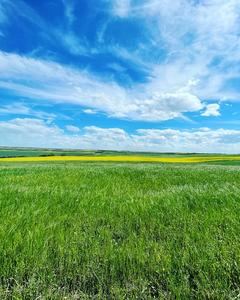
#> input picture plains.jpg, 240 x 300 px
$ jupyter execute --allow-errors 'dip ex3.1.ipynb'
#> lines starting #> are read from the running program, lines starting #| are printed output that depends on the picture
[cell 1]
# i) Convert BGR and RGB to HSV and GRAY

import cv2
color_image = cv2.imread('plains.jpg')
#> color_image is the input picture: shape (300, 240, 3); mean B, G, R 140.4, 157.3, 103.3
cv2.imshow('Original image', color_image)
hsv_image = cv2.cvtColor(color_image, cv2.COLOR_BGR2HSV)
#> hsv_image: shape (300, 240, 3); mean H, S, V 74.2, 148.7, 181.7
cv2.imshow('BGR2HSV' ,hsv_image )
gray_image1 = cv2.cvtColor (color_image, cv2.COLOR_RGB2GRAY)
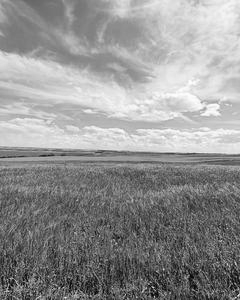
#> gray_image1: shape (300, 240); min 3, max 253, mean 146.1
cv2.imshow('RGB2GRAY', gray_image1)
cv2.waitKey(0)
cv2. destroyAllWindows()

[cell 2]
# ii)Convert HSV to RGB and BGR:

import cv2
color_image = cv2.imread('plains.jpg')
cv2.imshow('Original image', color_image)
hsv_image = cv2.cvtColor(color_image, cv2.COLOR_HSV2RGB)
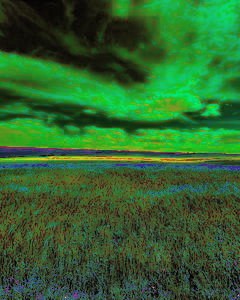
#> hsv_image: shape (300, 240, 3); mean R, G, B 46.9, 99.5, 45.1
cv2.imshow('HSV2RGB' ,hsv_image )
gray_image1 = cv2.cvtColor (color_image, cv2.COLOR_HSV2BGR)
#> gray_image1: shape (300, 240, 3)
cv2.imshow('HSV2BGR', gray_image1)
cv2.waitKey(0)
cv2. destroyAllWindows()

[cell 3]
# iii)Convert RGB and BGR to YCrCb:

import cv2
color_image = cv2.imread('plains.jpg')
cv2.imshow('Original image', color_image)
gray_image1 = cv2.cvtColor (color_image, cv2.COLOR_RGB2YCrCb)
#> gray_image1: shape (300, 240, 3); mean of channels 0, 1, 2 146.1, 123.9, 103.9
cv2.imshow('RGB2YCrCb', gray_image1)
gray_image1 = cv2.cvtColor (color_image, cv2.COLOR_BGR2YCrCb)
#> gray_image1: shape (300, 240, 3); mean of channels 0, 1, 2 139.3, 102.4, 128.7
cv2.imshow('BGR2YCrCb', gray_image1)
cv2.waitKey(0)
cv2. destroyAllWindows()

[cell 4]
# iv)Split and Merge RGB Image:

import cv2
image = cv2.imread('plains.jpg')
blue=image[:,:,0]
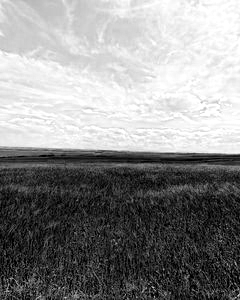
#> blue: shape (300, 240); min 0, max 255, mean 140.4
green=image[:,:,1]
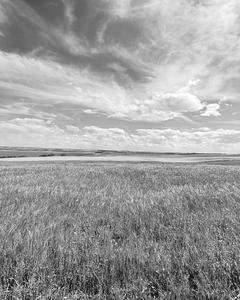
#> green: shape (300, 240); min 5, max 255, mean 157.3
red=image[:,:,2]
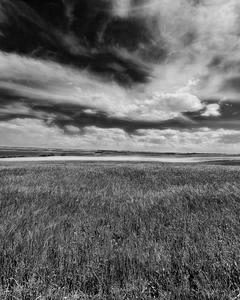
#> red: shape (300, 240); min 0, max 245, mean 103.3
cv2.imshow('B-Channel',blue)
cv2.imshow('G-Channel',green)
cv2.imshow('R-Channel',red)
Merged_BGR=cv2.merge((blue,green,red))
cv2.imshow('Merged BGR Image',Merged_BGR)
cv2.waitKey(0)
#> (the rest of this cell did not finish here and is left out)

[cell 5]
# v) Split and merge HSV Image:

import cv2
image = cv2.imread('plains.jpg')
hsv = cv2.cvtColor(image, cv2.COLOR_BGR2HSV)
h,s,v = cv2.split(hsv)
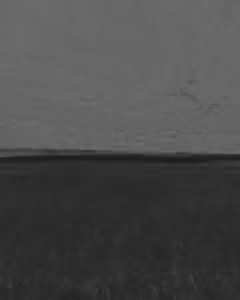
#> h: shape (300, 240); min 29, max 111, mean 74.2
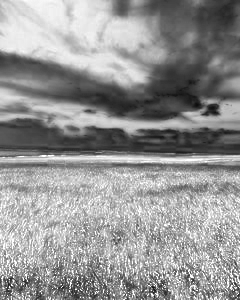
#> s: shape (300, 240); min 13, max 255, mean 148.7
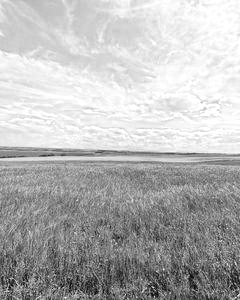
#> v: shape (300, 240); min 5, max 255, mean 181.7
cv2.imshow('Hue-Image',h)
cv2.imshow('Saturation-Image',s)
cv2.imshow('Gray-Image',v)
Merged_HSV = cv2.merge((h,s,v))
cv2.imshow('Merged HSV Image',Merged_HSV)
cv2.waitKey(0)
#> (the rest of this cell did not finish here and is left out)
